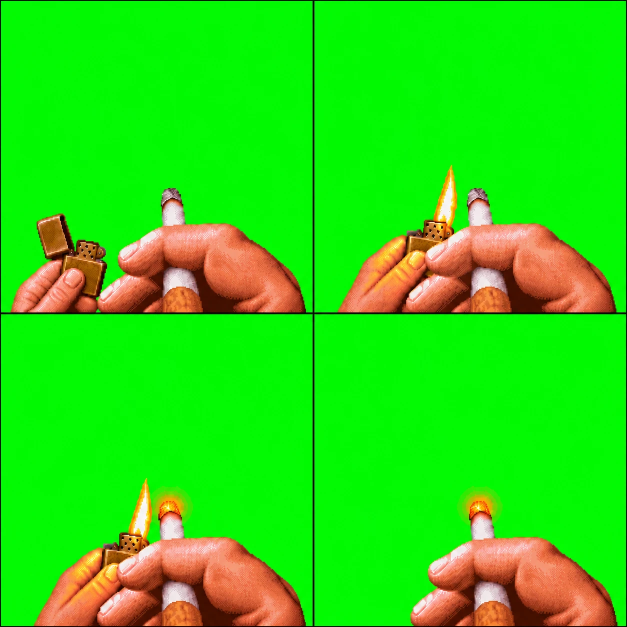
#> input picture art/cig-sheet-light.png, 1254 x 1254 px, found by its file name (shown at 1/2 size)
$ python slice.py
#> lines starting #> are read from the running program, lines starting #| are printed output that depends on the picture
# Cuts public/cig.png from art/cig-sheet-light.png (a 2x2 sheet from ChatGPT, green screen).
# Keys the green, lines the four panels up on the cigarette, shrinks them to a quarter
# and crops the empty sky. Needs Pillow and numpy: python3 slice.py from the project root.
import json, numpy as np
from PIL import Image
K = 4
im = np.asarray(Image.open('art/cig-sheet-light.png').convert('RGB')).astype(float)
def panel(i):
    y0 = 3 if i < 2 else 630; x0 = 3 if i % 2 == 0 else 630
    return im[y0:y0+620, x0:x0+620]
def green(p):
    r,g,b = p[...,0],p[...,1],p[...,2]
    return (g > 120) & (g > r + 50) & (g > b + 50)
# anchors measured: (cx, finger top) per panel; reference is panel 3, the lit rest frame
anchors = {0: (342.0, 448), 1: (328.0, 448), 2: (340.0, 446), 3: (334.5, 449)}
REF = 3
order = [3, 0, 1, 2]   # rest, lighter up, flame, caught
S = 620; N = S // K
frames = []
for i in order:
    p = panel(i).copy()
    a = ~green(p)
    # despill: no pixel of the hand is allowed to be greener than it is red or blue
    g = p[...,1]; mx = np.maximum(p[...,0], p[...,2])
    p[...,1] = np.where(a & (g > mx), mx, g)
    rgba = np.dstack([p, a.astype(float) * 255])
    dx = int(round(anchors[REF][0] - anchors[i][0])); dy = int(round(anchors[REF][1] - anchors[i][1]))
    # shift, padding the bottom by repeating the last row (the hand runs off the bottom edge)
    out = np.zeros_like(rgba)
    out[max(0, dy):S + min(0, dy), max(0, dx):S + min(0, dx)] = rgba[max(0, -dy):S - max(0, dy), max(0, -dx):S - max(0, dx)]
    if dy < 0: out[S + dy:, max(0, dx):S + min(0, dx)] = rgba[S - 1:S, max(0, -dx):S - max(0, dx)]  # repeat the bottom row
    # premultiplied box downsample
    pm = out.copy(); pm[..., :3] *= out[..., 3:4] / 255
    small = pm.reshape(N, K, N, K, 4).mean(axis=(1, 3))
    alpha = small[..., 3] / 255
    rgb = np.where(alpha[..., None] > 0, small[..., :3] / np.maximum(alpha[..., None], 1e-6), 0)
    hard = (alpha > 0.5).astype(float) * 255
    frame = np.dstack([np.clip(rgb, 0, 255), hard]).astype(np.uint8)
    frames.append(frame)
    print(f'panel {i}: shift ({dx},{dy})')
#> this loop made 4 passes
#> pass 1, in green, `r,g,b = p[...,0],p[...,1],p[...,2]`:
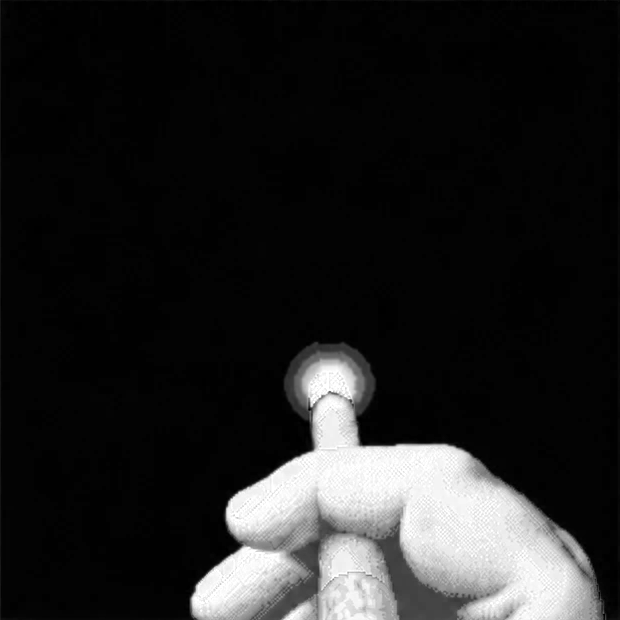
#> r: shape (620, 620) float64; min 0, max 255, mean 33.6
#> pass 1, in green, `r,g,b = p[...,0],p[...,1],p[...,2]`:
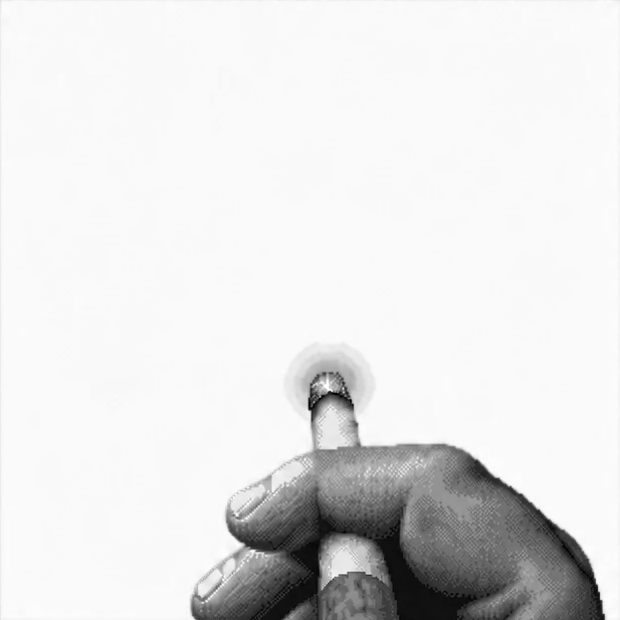
#> g: shape (620, 620) float64; min 0, max 255, mean 227.4
#> pass 1, in green, `r,g,b = p[...,0],p[...,1],p[...,2]`:
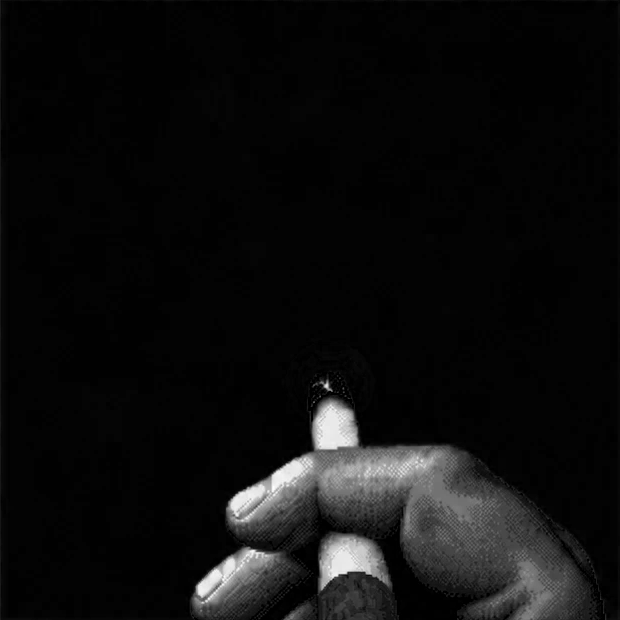
#> b: shape (620, 620) float64; min 0, max 254, mean 14
#> after the loop:
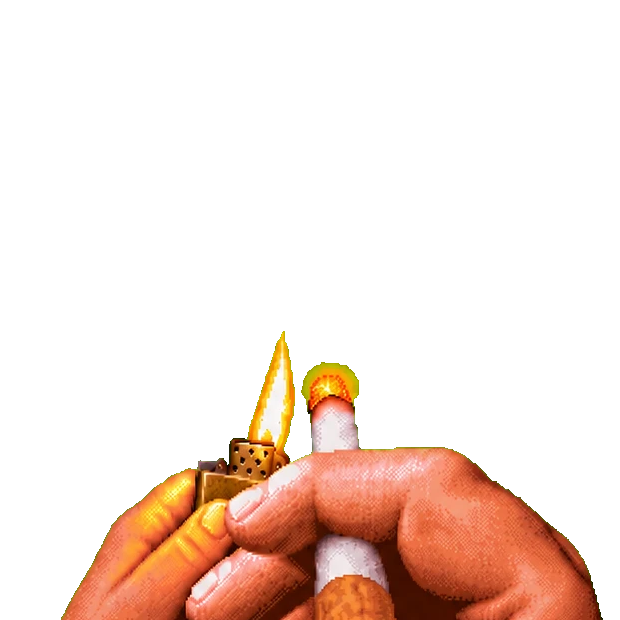
#> out: shape (620, 620, 4) float64; mean of channels 0, 1, 2, 3 45.8, 217.5, 17.4, 53.6; transparent parts drawn white
#> after the loop:
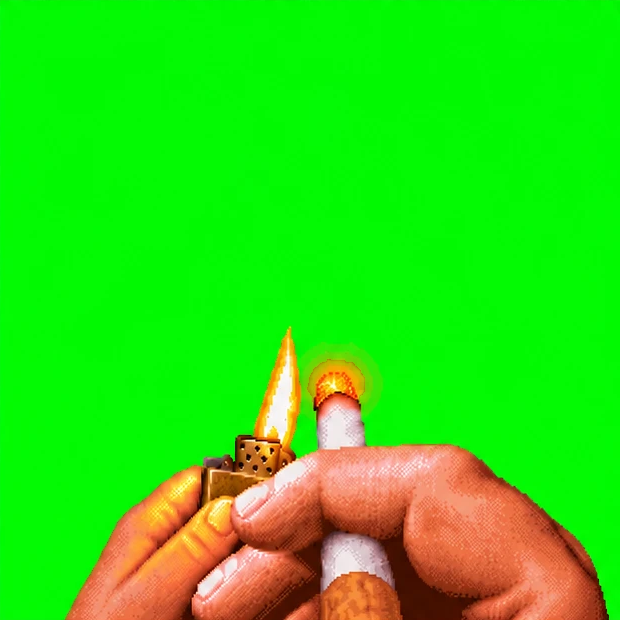
#> p: shape (620, 620, 3) float64; mean of channels 0, 1, 2 46.5, 220.3, 17.6; drawn as R, G, B
#> after the loop:
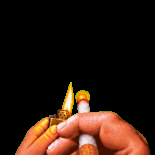
#> rgb: shape (155, 155, 3) float64; mean of channels 0, 1, 2 44, 25, 15.6; drawn as R, G, B
#> after the loop, frames = 4 items
TOP = 72  # rows above this are empty in every frame
sheet = np.concatenate([f[TOP:] for f in frames], axis=1)
Image.fromarray(sheet, 'RGBA').save('public/cig.png', optimize=True)
# metadata in sprite pixels, from the reference panel
cx, finger = anchors[REF]
meta = {'w': N, 'h': N - TOP, 'frames': len(order), 'tipX': cx / K, 'tipY': 360 / K - TOP, 'tipUnlitY': 373 / K - TOP,
        'finger': finger / K - TOP, 'filter': 576 / K - TOP, 'stickW': 35 / K, 'handTop': 455 / K - TOP}
print(json.dumps(meta))
#| {"w": 155, "h": 83, "frames": 4, "tipX": 83.625, "tipY": 18.0, "tipUnlitY": 21.25, "finger": 40.25, "filter": 72.0, "stickW": 8.75, "handTop": 41.75}
# a preview at 3x nearest for a look
Image.fromarray(sheet, 'RGBA').resize((sheet.shape[1]*3, sheet.shape[0]*3), Image.NEAREST).save(
    'art/preview.png')
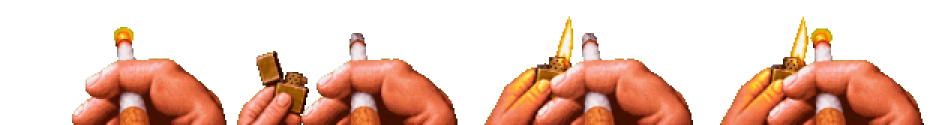
#> saved as preview.png: PIL image 1860x249 RGBA (shown at 1/2 size); mean R, G, B, A 75.2, 42.3, 28.1, 94.1; transparent parts drawn white
